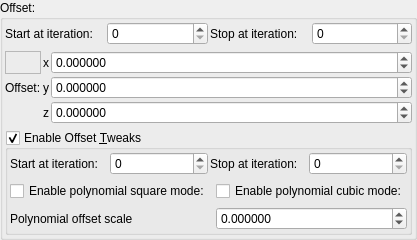
    <widget class="QGroupBox" name="groupBox_2">
     <property name="title">
      <string>Offset:</string>
     </property>
     <layout class="QVBoxLayout" name="verticalLayout_6">
      <property name="leftMargin">
       <number>2</number>
      </property>
      <property name="topMargin">
       <number>2</number>
      </property>
      <property name="rightMargin">
       <number>2</number>
      </property>
      <property name="bottomMargin">
       <number>2</number>
      </property>
      <item>
       <layout class="QGridLayout" name="gridLayout_76" columnstretch="0,0,0,0">
        <property name="spacing">
         <number>2</number>
        </property>
        <item row="0" column="0">
         <widget class="QLabel" name="label_275">
          <property name="text">
           <string>Start at iteration:</string>
          </property>
         </widget>
        </item>
        <item row="0" column="2">
         <widget class="QLabel" name="label_276">
          <property name="text">
           <string>Stop at iteration:</string>
          </property>
         </widget>
        </item>
        <item row="0" column="3">
         <widget class="MySpinBox" name="spinboxInt_transf_stop_iterations_O">
          <property name="sizePolicy">
           <sizepolicy hsizetype="Minimum" vsizetype="Maximum">
            <horstretch>0</horstretch>
            <verstretch>0</verstretch>
           </sizepolicy>
          </property>
          <property name="maximum">
           <number>999</number>
          </property>
         </widget>
        </item>
        <item row="0" column="1">
         <widget class="MySpinBox" name="spinboxInt_transf_start_iterations_O">
          <property name="sizePolicy">
           <sizepolicy hsizetype="Minimum" vsizetype="Maximum">
            <horstretch>0</horstretch>
            <verstretch>0</verstretch>
           </sizepolicy>
          </property>
          <property name="maximum">
           <number>999</number>
          </property>
         </widget>
        </item>
       </layout>
      </item>
      <item>
       <layout class="QGridLayout" name="gridLayout_19" columnstretch="0,0,0,1">
        <property name="spacing">
         <number>2</number>
        </property>
        <item row="2" column="3">
         <widget class="MyDoubleSpinBox" name="spinbox3_transf_addition_constant_x">
          <property name="sizePolicy">
           <sizepolicy hsizetype="Minimum" vsizetype="Maximum">
            <horstretch>0</horstretch>
            <verstretch>0</verstretch>
           </sizepolicy>
          </property>
          <property name="prefix">
           <string/>
          </property>
          <property name="suffix">
           <string/>
          </property>
          <property name="decimals">
           <number>6</number>
          </property>
          <property name="minimum">
           <double>-99.989999999999995</double>
          </property>
          <property name="maximum">
           <double>99.989999999999995</double>
          </property>
          <property name="singleStep">
           <double>0.100000000000000</double>
          </property>
         </widget>
        </item>
        <item row="2" column="2">
         <widget class="QLabel" name="label_139">
          <property name="sizePolicy">
           <sizepolicy hsizetype="Preferred" vsizetype="Preferred">
            <horstretch>0</horstretch>
            <verstretch>0</verstretch>
           </sizepolicy>
          </property>
          <property name="text">
           <string notr="true">x</string>
          </property>
          <property name="alignment">
           <set>Qt::AlignRight|Qt::AlignTrailing|Qt::AlignVCenter</set>
          </property>
         </widget>
        </item>
        <item row="3" column="2">
         <widget class="QLabel" name="label_142">
          <property name="sizePolicy">
           <sizepolicy hsizetype="Preferred" vsizetype="Preferred">
            <horstretch>0</horstretch>
            <verstretch>0</verstretch>
           </sizepolicy>
          </property>
          <property name="text">
           <string notr="true">y</string>
          </property>
          <property name="alignment">
           <set>Qt::AlignRight|Qt::AlignTrailing|Qt::AlignVCenter</set>
          </property>
         </widget>
        </item>
        <item row="3" column="3">
         <widget class="MyDoubleSpinBox" name="spinbox3_transf_addition_constant_y">
          <property name="sizePolicy">
           <sizepolicy hsizetype="Minimum" vsizetype="Maximum">
            <horstretch>0</horstretch>
            <verstretch>0</verstretch>
           </sizepolicy>
          </property>
          <property name="prefix">
           <string/>
          </property>
          <property name="suffix">
           <string/>
          </property>
          <property name="decimals">
           <number>6</number>
          </property>
          <property name="minimum">
           <double>-99.989999999999995</double>
          </property>
          <property name="maximum">
           <double>99.989999999999995</double>
          </property>
          <property name="singleStep">
           <double>0.100000000000000</double>
          </property>
         </widget>
        </item>
        <item row="3" column="1">
         <widget class="QLabel" name="label_256">
          <property name="text">
           <string>Offset:</string>
          </property>
         </widget>
        </item>
        <item row="4" column="2">
         <widget class="QLabel" name="label_141">
          <property name="sizePolicy">
           <sizepolicy hsizetype="Preferred" vsizetype="Preferred">
            <horstretch>0</horstretch>
            <verstretch>0</verstretch>
           </sizepolicy>
          </property>
          <property name="text">
           <string notr="true">z</string>
          </property>
          <property name="alignment">
           <set>Qt::AlignRight|Qt::AlignTrailing|Qt::AlignVCenter</set>
          </property>
         </widget>
        </item>
        <item row="4" column="3">
         <widget class="MyDoubleSpinBox" name="spinbox3_transf_addition_constant_z">
          <property name="sizePolicy">
           <sizepolicy hsizetype="Minimum" vsizetype="Maximum">
            <horstretch>0</horstretch>
            <verstretch>0</verstretch>
           </sizepolicy>
          </property>
          <property name="prefix">
           <string/>
          </property>
          <property name="suffix">
           <string/>
          </property>
          <property name="decimals">
           <number>6</number>
          </property>
          <property name="minimum">
           <double>-99.989999999999995</double>
          </property>
          <property name="maximum">
           <double>99.989999999999995</double>
          </property>
          <property name="singleStep">
           <double>0.100000000000000</double>
          </property>
         </widget>
        </item>
        <item row="2" column="1">
         <widget class="QFrame" name="frame">
          <property name="frameShape">
           <enum>QFrame::StyledPanel</enum>
          </property>
          <property name="frameShadow">
           <enum>QFrame::Raised</enum>
          </property>
         </widget>
        </item>
       </layout>
      </item>
      <item>
       <widget class="MyGroupBox" name="groupCheck_transf_function_enabledBz_false">
        <property name="font">
         <font>
          <weight>50</weight>
          <bold>false</bold>
         </font>
        </property>
        <property name="title">
         <string>Enable Offset &amp;Tweaks</string>
        </property>
        <property name="checkable">
         <bool>true</bool>
        </property>
        <layout class="QVBoxLayout" name="verticalLayout_7">
         <property name="leftMargin">
          <number>2</number>
         </property>
         <property name="topMargin">
          <number>2</number>
         </property>
         <property name="rightMargin">
          <number>2</number>
         </property>
         <property name="bottomMargin">
          <number>2</number>
         </property>
         <item>
          <layout class="QGridLayout" name="gridLayout_74" columnstretch="0,0,0,0">
           <property name="spacing">
            <number>2</number>
           </property>
           <item row="0" column="0">
            <widget class="QLabel" name="label_273">
             <property name="text">
              <string>Start at iteration:</string>
             </property>
            </widget>
           </item>
           <item row="0" column="2">
            <widget class="QLabel" name="label_274">
             <property name="text">
              <string>Stop at iteration:</string>
             </property>
            </widget>
           </item>
           <item row="0" column="3">
            <widget class="MySpinBox" name="spinboxInt_transf_stop_iterations_X">
             <property name="sizePolicy">
              <sizepolicy hsizetype="Minimum" vsizetype="Maximum">
               <horstretch>0</horstretch>
               <verstretch>0</verstretch>
              </sizepolicy>
             </property>
             <property name="maximum">
              <number>999</number>
             </property>
            </widget>
           </item>
           <item row="0" column="1">
            <widget class="MySpinBox" name="spinboxInt_transf_start_iterations_X">
             <property name="sizePolicy">
              <sizepolicy hsizetype="Minimum" vsizetype="Maximum">
               <horstretch>0</horstretch>
               <verstretch>0</verstretch>
              </sizepolicy>
             </property>
             <property name="maximum">
              <number>999</number>
             </property>
            </widget>
           </item>
          </layout>
         </item>
         <item>
          <layout class="QGridLayout" name="gridLayout_18" columnstretch="0,1">
           <item row="2" column="1">
            <widget class="MyDoubleSpinBox" name="spinbox_transf_scale_1">
             <property name="sizePolicy">
              <sizepolicy hsizetype="Minimum" vsizetype="Maximum">
               <horstretch>0</horstretch>
               <verstretch>0</verstretch>
              </sizepolicy>
             </property>
             <property name="prefix">
              <string/>
             </property>
             <property name="decimals">
              <number>6</number>
             </property>
             <property name="minimum">
              <double>-99.989999999999995</double>
             </property>
             <property name="singleStep">
              <double>0.100000000000000</double>
             </property>
            </widget>
           </item>
           <item row="2" column="0">
            <widget class="QLabel" name="label_144">
             <property name="text">
              <string>Polynomial offset scale</string>
             </property>
            </widget>
           </item>
           <item row="1" column="0">
            <widget class="MyCheckBox" name="checkBox_transf_function_enabledBy_false">
             <property name="text">
              <string>Enable polynomial square mode:</string>
             </property>
            </widget>
           </item>
           <item row="1" column="1">
            <widget class="MyCheckBox" name="checkBox_transf_function_enabledBx_false">
             <property name="text">
              <string>Enable polynomial cubic mode:</string>
             </property>
            </widget>
           </item>
          </layout>
         </item>
        </layout>
       </widget>
      </item>
     </layout>
    </widget>
